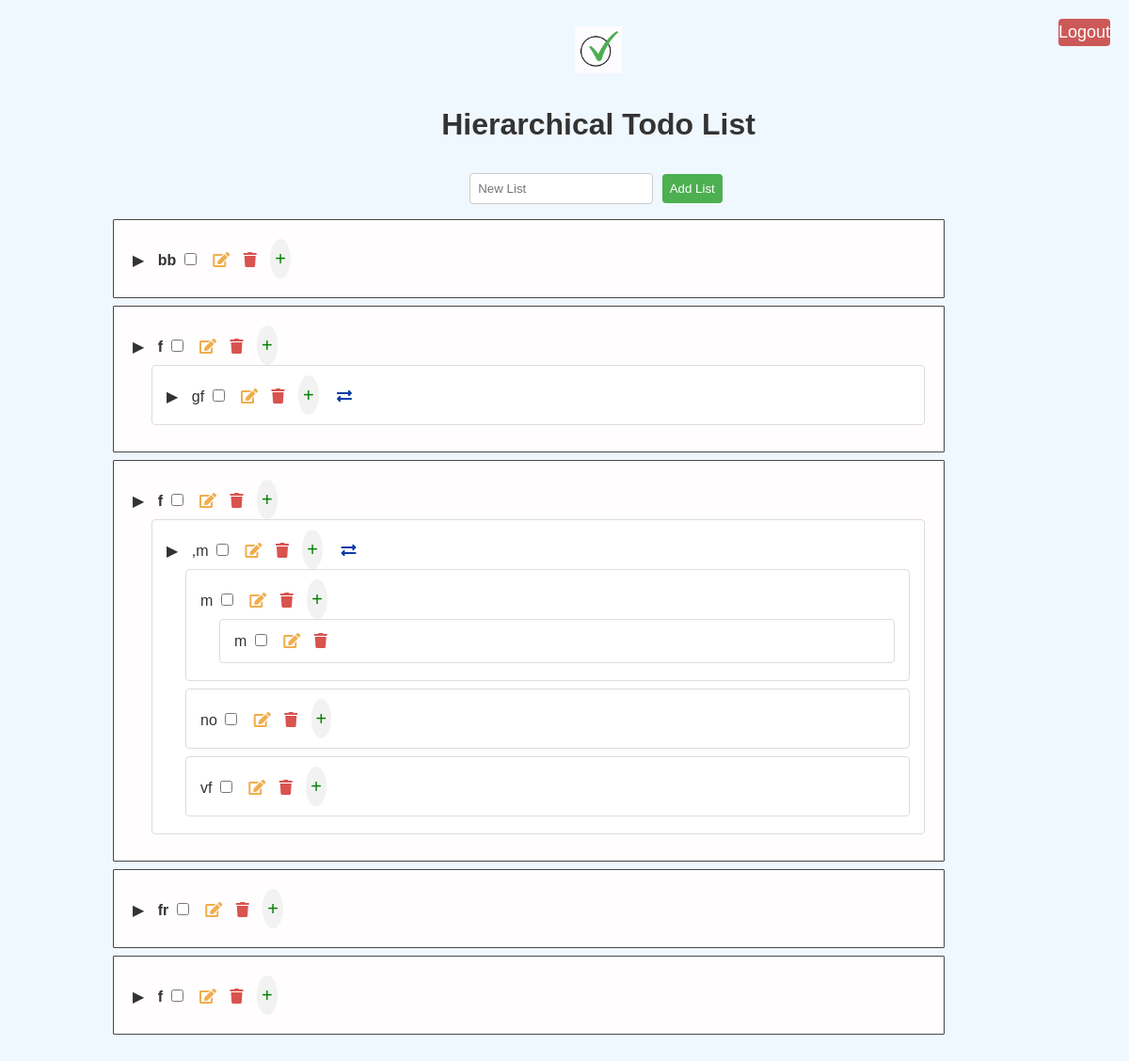
/ (signed in), run on an earlier commit of the app's database.
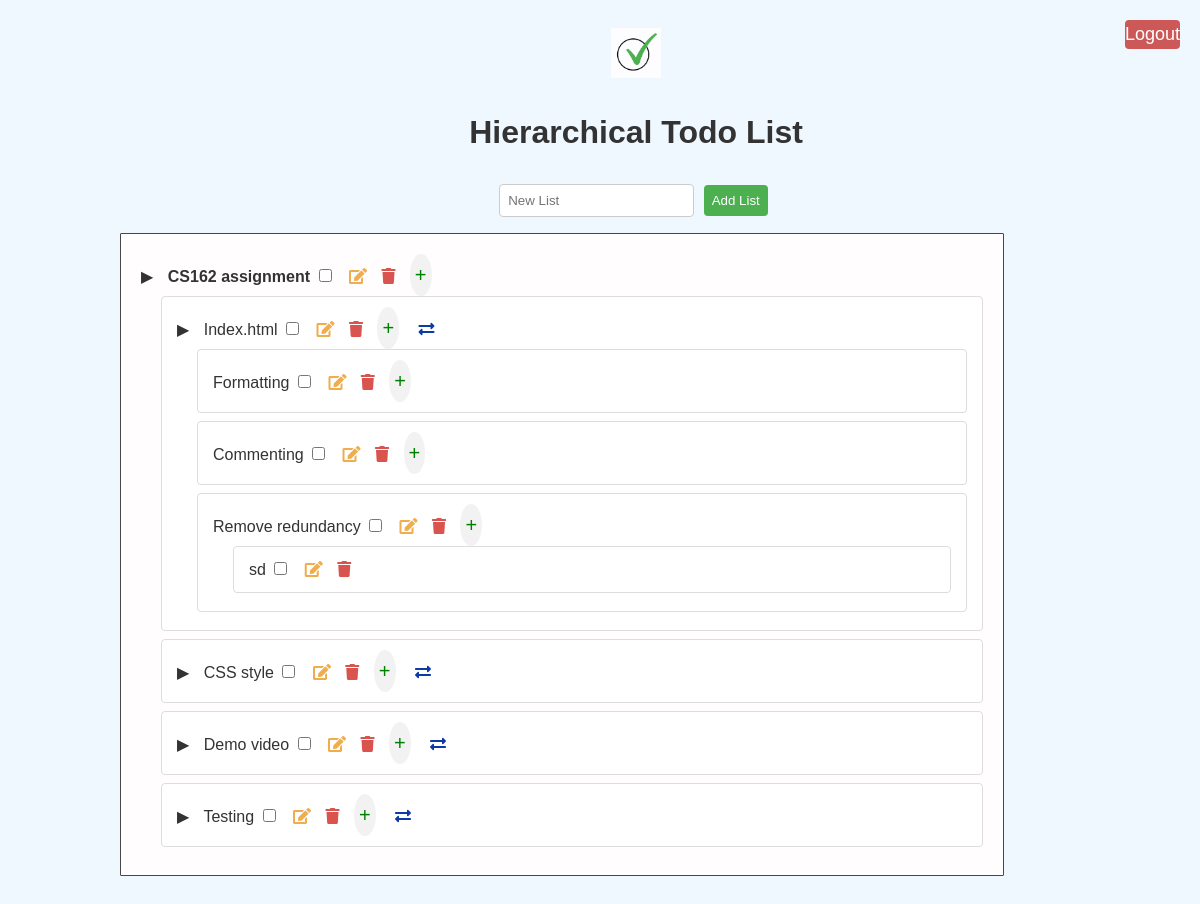
And on a later commit of the database.
### app.py (models this page shows)
class Todo(db.Model):
    id = db.Column(db.Integer, primary_key=True)
    title = db.Column(db.String(100))
    complete = db.Column(db.Boolean, default=False)
    parent_id = db.Column(db.Integer, db.ForeignKey('todo.id'), nullable=True)
    sub_tasks = db.relationship('Todo', backref=db.backref('parent', remote_side=[id]), lazy='dynamic', cascade='all, delete-orphan')
    user_id = db.Column(db.Integer, db.ForeignKey('user.id'))

### app.py (the view)
@app.route('/')
def index():
    if not current_user.is_authenticated:
        return redirect(url_for('register'))  # Redirect to registration page if not authenticated
    todos = Todo.query.filter_by(user_id=current_user.id, parent_id=None).all()
    return render_template('index.html', todos=todos)

### app.py (called while the page is built)
@login_manager.user_loader
def load_user(user_id):
    return User.query.get(int(user_id))

### templates/index.html (shortened to what this page needs)
<!DOCTYPE html>
<html lang="en">
<head>
  <link rel="stylesheet" href="https://cdnjs.cloudflare.com/ajax/libs/font-awesome/5.15.3/css/all.min.css" />
  <link rel="stylesheet" href="{{ url_for('static', filename='style.css') }}" />
</head>
<body>
  <a href="{{url_for('logout')}}" class="logout-button">Logout</a>
  <img src="static/logo.png" alt="logo" class="logo">
  <h1>Hierarchical Todo List</h1>
    <div class ="list_add">
        <form action="/add_task" method="post">
        <input type="text" name="title" placeholder="New List" required />
        <button type="submit">Add List</button>
        </form>
    </div>
    <ul>
      {% for todo in todos if todo.parent_id is none %}
      <li class="list">
        <span class="toggle-link" onclick="toggletasks('tasks{{ todo.id }}')"
          >&#9654;</span>
        <strong>{{ todo.title }}</strong>
        <input type="checkbox" onchange="location.href='/delete_task/{{ todo.id }}'" />
        <span id="editLink{{ todo.id }}">
            <a href="javascript:void(0)" onclick="showEditForm('{{ todo.id }}')"><i class="fas fa-edit"></i></a>
        </span>
        <a href="/delete_task/{{ todo.id }}"><i class="fas fa-trash"></i></a>
        <span class="add-link" onclick="toggleAddForm('addForm{{ todo.id }}')"
          >+</span>
        <ul id="tasks{{ todo.id }}">
          {% for task in todo.sub_tasks %}
          <li>
            <span class="toggle-link" onclick="toggletasks('subtasks{{ task.id }}')">&#9654;</span>
            {{ task.title }}
            <input type="checkbox" onchange="location.href='/delete_task/{{ task.id }}'"/>
            <span id="editLink{{ todo.id }}_{{ task.id }}">
              <a href="javascript:void(0)" onclick="showEditForm('{{ todo.id }}_{{ task.id }}')"><i class="fas fa-edit"></i></a>
            </span>
            <a href="/delete_task/{{ task.id }}">
              <i class="fas fa-trash"></i>
            </a>
            <span class="add-link" onclick="toggleAddForm('addSubForm{{ task.id }}')">+</span>
            <span class="move-link" onclick="toggleMoveForm('moveForm{{ task.id }}')">
            <i class="fas fa-exchange-alt" style="color: rgb(13, 59, 165);"></i>
            </span>
            <ul id="subtasks{{ task.id }}">
              {% for subtask in task.sub_tasks %}
              <li>
                {{ subtask.title }}
                <input type="checkbox"
                  onchange="location.href='/delete_task/{{ subtask.id }}'"/>
                <span id="editLink{{ todo.id }}_{{ task.id }}_{{ subtask.id }}">
                  <a href="javascript:void(0)" onclick="showEditForm('{{ todo.id }}_{{ task.id }}_{{ subtask.id }}')"><i class="fas fa-edit"></i></a>
                </span>
                <a href="/delete_task/{{ subtask.id }}"><i class="fas fa-trash"></i></a>
                <span class="add-link" onclick="toggleAddForm('addSubSubForm{{ subtask.id }}')">+</span>
                <ul id="subsubtasks{{ subtask.id }}">
                  {% for subsubtask in subtask.sub_tasks %}
                  <li>
                    {{subsubtask.title }}
                    <input type="checkbox" onchange="location.href='/delete_task/{{ subsubtask.id }}'"{{ 'checked' if subsubtask.complete else '' }}>
                    <span id="editLink{{ todo.id }}_{{ task.id }}_{{ subtask.id }}_{{ subsubtask.id }}">
                      <a href="javascript:void(0)" onclick="showEditForm('{{ todo.id }}_{{ task.id }}_{{ subtask.id }}_{{ subsubtask.id }}')"><i class="fas fa-edit"></i></a>
                    </span>
                    <a href="/delete_task/{{ todo.id }}_{{ task.id }}_{{ subtask.id }}_{{ subsubtask.id }}"> <i class="fas fa-trash"></i> </a>
                 </li>
                  {% endfor %}
                </ul>
              </li>
              {% endfor %}
            </ul>
          </li>
          {% endfor %}
        </ul>
      </li>
      {% endfor %}
    </ul>
  </body>
</html>

### static/style.css (style rules this page uses)
body { font-family: sans-serif; background-color: #f7f7f7; color: #333; line-height: 1.6; padding: 0 20px; margin-left: 80px; }
.logout-button { background-color: #cd5858; color: white; border: none; border-radius: 4px; cursor: pointer; transition: background-color 0.3s; position: absolute; top: 20px; right: 20px; font-size: 18px; }
a { color: #007bff; text-decoration: none; }
h1 { color: #333; }
ul { list-style: none; padding-left: 20px; text-align: left; }
li { background-color: #fff; border: 1px solid #ddd; padding: 10px 15px; margin-bottom: 8px; border-radius: 4px; }
input[type="text"] { padding: 30px; border: 1px solid #ddd; border-radius: 4px; box-sizing: border-box; }
button { background-color: #007bff; border: none; color: white; padding: 10px 15px; margin: 5px 0 0; border-radius: 4px; cursor: pointer; }
.toggle-link { cursor: pointer; padding-right: 5px; user-select: none; }
.add-link { color: green; cursor: pointer; margin-left: 10px; }
.fas { margin-left: 10px; }
.fas.fa-edit { color: #f0ad4e; cursor: pointer; }
.fas.fa-trash { color: #d9534f; cursor: pointer; }
.list { border: 1px solid #484747; padding: 20px; border-radius: 1px; max-width: 80%; background-color: #fffdfd; }
.toggle-link { cursor: pointer; margin-right: 5px; }
.add-link { cursor: pointer; font-size: 20px; margin-left: 10px; background-color: #f2f2f2; padding: 5px; border-radius: 50%; display: inline-block; }
body { font-family: 'Arial', sans-serif; background-color: #f0f8ff; text-align: center; padding: 20px; }
.logo { width: 50px; height: auto; }
ul { list-style: none; padding-left: 20px; }
li { background-color: #fff; border: 1px solid #ddd; padding: 10px 15px; margin-bottom: 8px; border-radius: 4px; position: relative; }
input[type="text"], button, .edit, .delete { padding: 8px; margin-right: 5px; }
input[type="text"] { border: 1px solid #ccc; border-radius: 4px; max-width: 60%; align-items: flex-start; }
button { background-color: #4CAF50; color: white; border: none; border-radius: 4px; cursor: pointer; transition: background-color 0.3s; }
.add-link, .toggle-link { cursor: pointer; margin-right: 5px; user-select: none; }
.toggle-link { display: inline-block; }

What changed in the data, as far as the page shows it:
removed Todo: title "bb", shown under "Hierarchical Todo List"
removed Todo: title "f", Todo (title "gf"), shown under "Hierarchical Todo List"
removed Todo: title "f", shown under "Hierarchical Todo List"
removed Todo: title ",m", shown under "f"
removed Todo: title "m", shown under ",m"
removed Todo: title "m"
removed Todo: title "no", shown under ",m"
removed Todo: title "vf", shown under ",m"
removed Todo: title "fr", shown under "Hierarchical Todo List"
removed Todo: title "f", shown under "Hierarchical Todo List"
now on one of the page's lists (row edited): Todo: title "CS162 assignment"
added Todo: title "Index.html", shown under "CS162 assignment"
added Todo: title "Formatting", shown under "Index.html"
added Todo: title "Commenting", shown under "Index.html"
added Todo: title "Remove redundancy", shown under "Index.html"
added Todo: title "sd", shown under "Remove redundancy"
added Todo: title "CSS style", shown under "CS162 assignment"
added Todo: title "Demo video", shown under "CS162 assignment"
added Todo: title "Testing", shown under "CS162 assignment"
